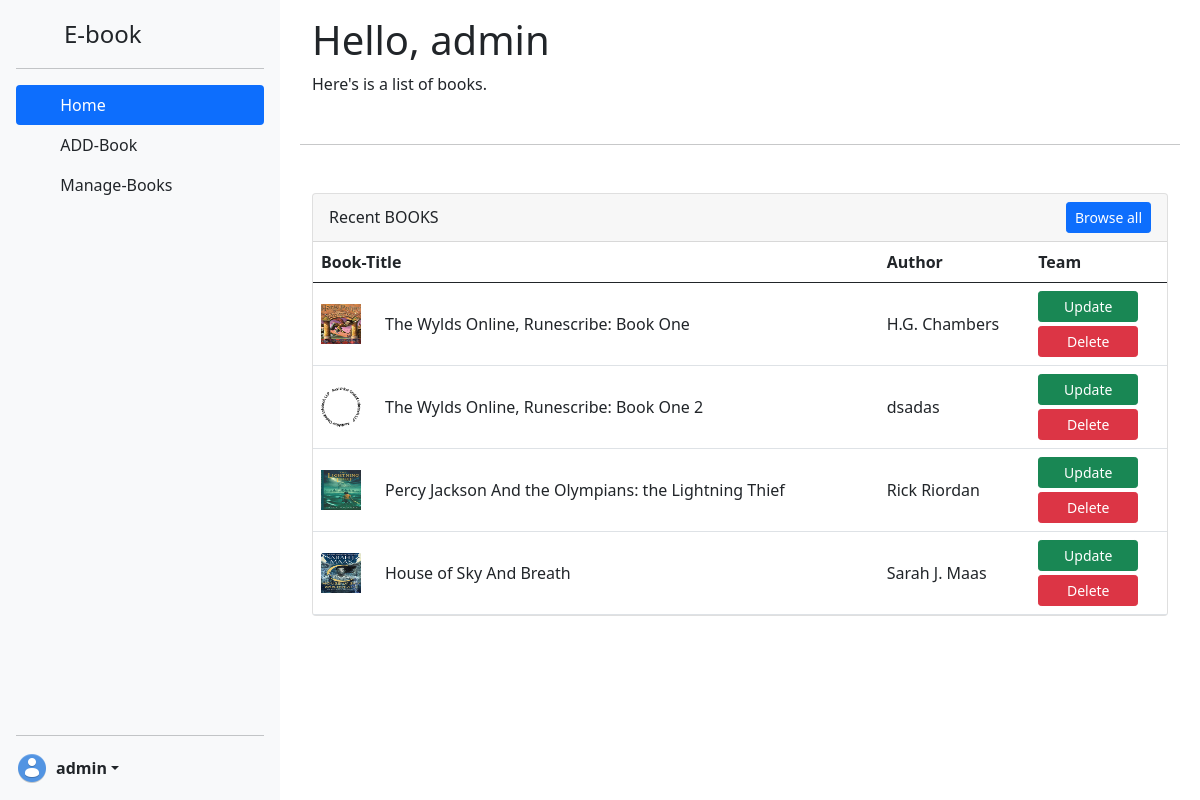
The page /dashboard/ (signed in) on the database its author committed.
### Book/models.py (models this page shows, shortened)
class book(models.Model):
    user = models.ForeignKey(User,on_delete=models.SET_NULL,null=True,blank=True)
    Title = models.CharField(max_length=50)
    Book_image = models.ImageField(upload_to="BooksImages")
    Auth = models.CharField(max_length=20)
    Rating = models.IntegerField()
    Book = models.FileField(upload_to="books")

### Authors/views.py (the view)
# urls.py: path('dashboard/',dashboard),
@login_required(login_url="/login/")
def dashboard(request):
    book_details = book.objects.all()
    return render(request,"author-dashboard.html",context={"book_details":book_details})

### Book/Templates/author-dashboard.html (shortened to what this page needs)
<!DOCTYPE html>
<html lang="en">
<head>
    <link href="https://cdn.jsdelivr.net/npm/bootstrap@5.0.2/dist/css/bootstrap.min.css" rel="stylesheet"
>
    <link rel="stylesheet" href="/static/css/bookpage.css">
</head>
<body>
  <div class="d-flex flex-column flex-shrink-0 p-3 bg-light sidebar" style="width: 280px;">
    <a href="/" class="d-flex align-items-center mb-3 mb-md-0 me-md-auto link-dark text-decoration-none">
      <svg class="bi me-2" width="40" height="32"><use xlink:href="#bootstrap"></use></svg>
      <span class="fs-4">E-book</span>
    </a>
    <hr>
    <ul class="nav nav-pills flex-column mb-auto">
      <li class="nav-item">
        <a href="#" class="nav-link active" aria-current="page">
          <svg class="bi me-2" width="16" height="16"><use xlink:href="#home"></use></svg>
          Home
        </a>
      </li>
      <li>
        <a href="/dashboard/addbook/" class="nav-link link-dark">
          <svg class="bi me-2" width="16" height="16"><use xlink:href="#speedometer2"></use></svg>
          ADD-Book
        </a>
      </li>
      <li>
        <a href="/dashboard/manageBooks/" class="nav-link link-dark">
          <svg class="bi me-2" width="16" height="16"><use xlink:href="#table"></use></svg>
          Manage-Books
        </a>
      </li>
    </ul>
    <hr>
    <div class="dropdown">
      <a href="#" class="d-flex align-items-center link-dark text-decoration-none dropdown-toggle" id="dropdownUser2" data-bs-toggle="dropdown" aria-expanded="false">
        <img src="/static/images/avatardefault.webp" alt="" width="32" height="32" class="rounded-circle me-2">
        <strong>{{user}}</strong>
      </a>
    </div>
  </div>
<div class="container mt-3">
  <div class="col-12 col-md order-md-0 text-center text-md-start">
    <h1>Hello, {{user}}</h1>
    <p class="fs-lg text-body-secondary mb-0">Here's is a list of books.</p>
  </div>
</div>
<hr class="mt-5 mb-5">
<div class="container mt-3">
  <div class="card mb-6 mb-xxl-0">
    <div class="card-header">
      <div class="row align-items-center">
        <div class="col">
          <h3 class="fs-6 mb-0">Recent BOOKS</h3>
        </div>
        <div class="col-auto my-n3 me-n3">
          <a class="btn btn-sm btn-primary" href="/dashboard/manageBooks/">
            Browse all
          </a>
        </div>
      </div>
    </div>
    <div class="table-responsive">
      <table class="table table-flush align-middle mb-0">
        <thead>
          <tr><th class="fs-sm">Book-Title</th>
          <th class="fs-sm">Author</th>
          <th class="fs-sm">Team</th>
        </tr></thead>
        <tbody>
          {% for books in book_details %}
          {% if forloop.counter <= 4 %}
           <tr>
             <td>
               <div class="d-flex align-items-center">
                 <div class="avatar">
                   <img class="avatar-img" src="/media/{{books.Book_image}}" alt="..." height="40" width="40">
                 </div>
                 <div class="ms-4">
                   <div>{{books.Title}}</div>
                 </div>
               </div>
             </td>
             <td>
               <div class="d-flex align-items-center text-nowrap">
                 {{books.Auth}}
               </div>
             </td>
             <td>
               <div class="avatar-group">
                 <div class="avatar avatar-xs">
                   <a class="btn btn-sm btn-success" id="btn-upd" href="/dashboard/manageBooks/update/{{books.id}}">Update</a>
                 </div>
                 <div class="avatar avatar-xs mt-1">
                   <a class="btn btn-sm btn-danger" id="btn-upd" href="/dashboard/manageBooks/delete/{{books.id}}">Delete</a>
                 </div>
               </div>
             </td>
           </tr>
           {% endif %}
         {% endfor %}
         </tbody>
      </table>
    </div>
  </div>
</div>
</body>
</html>

### Book/Templates/author-dashboard.html (style rules this page uses)
.sidebar { position: fixed; top: 0; left: 0; bottom: 0; width: 280px; background-color: #f8f9fa; padding: 1rem; }
#btn-upd { width: 100px; }
body { margin-left: 300px; margin-right: 20px; }

### rows shown on the page
book: Book_image (picture), Title "The Wylds Online, Runescribe: Book One", Auth "H.G. Chambers"
book: Book_image (picture), Title "The Wylds Online, Runescribe: Book One 2", Auth "dsadas"
book: Book_image (picture), Title "Percy Jackson And the Olympians: the Lightning Thief", Auth "Rick Riordan"
book: Book_image (picture), Title "House of Sky And Breath", Auth "Sarah J. Maas"

### other values the page prints
{{ user }} "admin"
